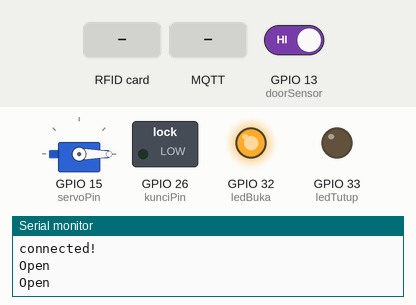
Simulated run of this sketch. Board: ESP32. Shown: servo, switched loads named in the sketch (green lamp = pin HIGH), output pins drawn as LEDs (lit = HIGH), the last lines printed to the serial monitor. The inputs (shaded band) are chosen by the test bench; at power-on: GPIO 13 (doorSensor) HIGH. WiFi joins after 1.5 s; servers stay silent unless stated; no MQTT or app messages arrive unless stated.

Above: at 3.3 s.
3.4 s: RFID card 09 C2 C3 7E held to the reader
At 4.8 s:
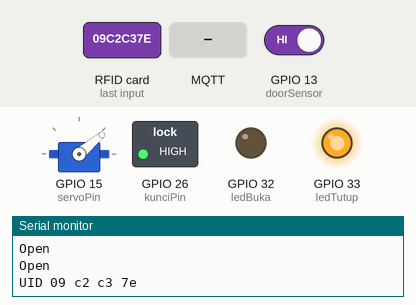
8.9 s: MQTT message "0" arrives on the third subscribed topic
At 9.8 s:
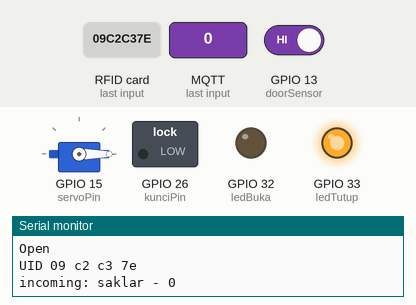
10.9 s: MQTT message "1" arrives on the second subscribed topic
At 11.4 s:
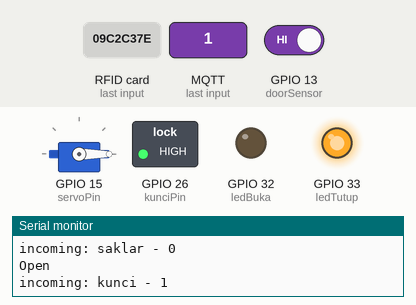
16.5 s: MQTT message "0" arrives on the second subscribed topic
At 17.3 s:
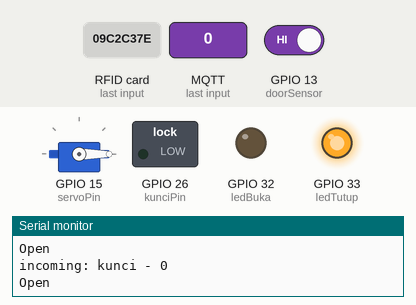
Timing chart, 0 to 19.0 s (numbered marks = the images above; inputs shaded):
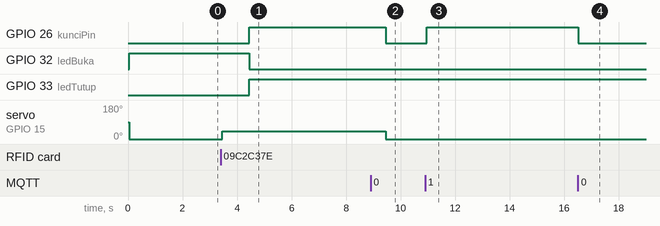

Measured:
- after the input at 3.4 s, GPIO 26 (kunciPin), GPIO 33 (ledTutup): LOW → HIGH after 1.0 s; GPIO 32 (ledBuka): HIGH → LOW after 1.0 s; servo on GPIO 15 (servoPin): 0° → 40° after 0.05 s
- after the input at 8.9 s, servo on GPIO 15 (servoPin): 40° → 0° after 0.55 s
- after the input at 10.9 s, GPIO 26 (kunciPin): LOW → HIGH after 0.06 s
- after the input at 16.5 s, GPIO 26 (kunciPin): HIGH → LOW at once

The sketch:

Sweep.ino
```cpp
#include <ESP32Servo.h>
#include <SPI.h>
#include <MFRC522.h>
#include <WiFi.h>
#include <MQTT.h>

const int RST_PIN = 22; // Reset pin
const int SS_PIN = 21; // Slave select pin

String Status;
String StatusPintu;

MFRC522 mfrc522(SS_PIN, RST_PIN); // Create MFRC522 instance


Servo myservo;
const int servoPin = 15;
const int kunciPin = 26;
const int ledTutup = 33;
const int ledBuka = 32;
const int doorSensor = 13;


const char ssid[] = "Krisna’s iPhone";
const char pass[] = "iphone123";

WiFiClient net;
MQTTClient client;

unsigned long lastMillis = 0;

void connect() {
  Serial.print("checking wifi...");
  while (WiFi.status() != WL_CONNECTED) {
    Serial.print(".");
    delay(1000);
  }

  Serial.print("\nconnecting...");
  while (!client.connect("arduino", "try", "try")) {
    Serial.print(".");
    delay(1000);
  }

  Serial.println("\nconnected!");

  client.subscribe("/hello");
  // client.unsubscribe("/hello");
}

void messageReceived(String &topic, String &payload) {
  Serial.println("incoming: " + topic + " - " + payload);
  if (topic == "kunci" && payload == "1"){
    digitalWrite(kunciPin, HIGH);
  }
  else if (topic == "kunci" && payload == "0"){
    digitalWrite(kunciPin, LOW);
  }

  if (topic == "saklar" && payload == "1"){
    myservo.write(40);
    delay(1000);
  }
  else if (topic == "saklar" && payload == "0"){
    myservo.write(0);
    delay(1000);
  }
}

void setup() {

  WiFi.begin(ssid, pass);

	myservo.attach(servoPin); // attaches the servo on pin 18 to the servo object
  pinMode(kunciPin, OUTPUT);
  pinMode(ledTutup, OUTPUT);
  pinMode(ledBuka, OUTPUT);
  pinMode(doorSensor, INPUT_PULLUP);


  Serial.begin(115200);
  SPI.begin(); // Init SPI bus
  mfrc522.PCD_Init(); // Init MFRC522
  mfrc522.PCD_DumpVersionToSerial(); // Show details of PCD - MFRC522 Card Reader details

  Status = "Nonaktif";

  myservo.write(0);    // tell servo to go to position in variable 'pos'
  digitalWrite(kunciPin, LOW);
  digitalWrite(ledTutup, LOW);
  digitalWrite(ledBuka, HIGH);

  client.begin("172.20.10.2", net);
  client.onMessage(messageReceived);
  connect();

  client.subscribe("kunci");
  client.subscribe("saklar");

  client.publish("saklar", "0");
  client.publish("kunci", "0");
}

void loop() {

  client.loop();
  delay(10);  // <- fixes some issues with WiFi stability

  if (!client.connected()) {
    connect();
  }

  if (millis() - lastMillis > 1000) {
    lastMillis = millis();
    client.publish("/hello", "world");
    digitalRead(doorSensor);

    if(digitalRead(doorSensor) == HIGH) StatusPintu = "Open";
    else StatusPintu = "Closed";

    Serial.println(StatusPintu);


  }

      mfrc522.PCD_Init();

      //BAGIAN RFID
      // Look for new cards
      if ( ! mfrc522.PICC_IsNewCardPresent()) {
        return;
      }

      // Select one of the cards
      if ( ! mfrc522.PICC_ReadCardSerial()) {
        return;
      }

      String uid;
      String temp;
      for(int i=0;i<4;i++){
        if(mfrc522.uid.uidByte[i]<0x10){
          temp = "0" + String(mfrc522.uid.uidByte[i],HEX);
        }
        else temp = String(mfrc522.uid.uidByte[i],HEX);

        if(i==3){
          uid =  uid + temp;
        }
        else uid =  uid + temp+ " ";
      }
      Serial.println("UID "+uid);
      String grantedAccess = "09 C2 C3 7E"; //Akses via RFID yang ditunjuk
      grantedAccess.toLowerCase();

      if (uid == grantedAccess && (Status == "Aktif" && StatusPintu == "Closed")) {
        myservo.write(0);
        delay(1000);
        digitalWrite(kunciPin, LOW);
        digitalWrite(ledTutup, LOW);
        digitalWrite(ledBuka, HIGH);
        client.publish("saklar", "0");
        client.publish("kunci", "0");
        Status = "Nonaktif";
        delay(1000);
      }

      else if(uid == grantedAccess && (Status == "Nonaktif" || StatusPintu == "Closed")){
        myservo.write(40);
        delay(1000);
        digitalWrite(kunciPin, HIGH);
        digitalWrite(ledTutup, HIGH);
        digitalWrite(ledBuka, LOW);
        client.publish("saklar", "1");
        client.publish("kunci", "1");
        Status = "Aktif";
        delay(5000);
        digitalWrite(kunciPin,LOW);
        client.publish("kunci", "0");
      }

      Serial.println("\n");
      mfrc522.PICC_HaltA();

}
```
